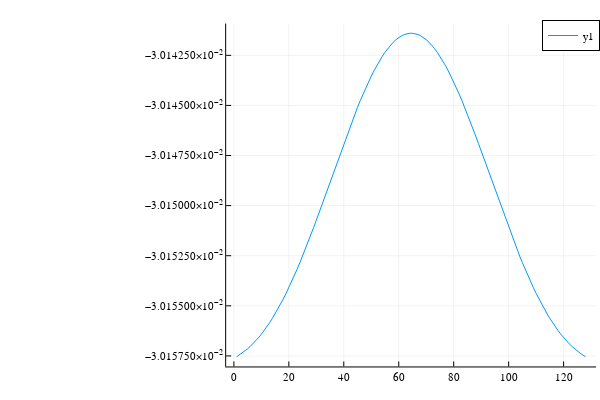

The notebook cell this image was saved under:
### Code cell
step = 0.0001
rfocinv = 4 * rf * GAMMA * dt / 1000 / 1000
niters = 1000
g = b1 -> ForwardDiff.gradient(myBlochSimErr, b1)
#h = x -> ForwardDiff.hessian(myBlochSimErr, x)
Mx0 = 0
My0 = 0
Mz0 = 1.0
@showprogress 1 "Computing..." for nn = 1 : niters
    J = zeros(N, 1)
    #H = zeros(nrf, nrf)
    for ii = 1 : N * os
        rfg = [rfocinv * b1[ii]; 2 * π * 0 / N; Mx0; My0; Mz0; 
            Mxd[ii]; Myd[ii]; Mzd[ii]; w[ii]]
        J += g(rfg)[1 : end - 8] 
        #H += h(rfg)[1 : end - 4, 1 : end - 4]
    end
    #rfoc -= (H \ J) 
    rfocinv -= step * J
end
plot(rfocinv)

### Figure 1 — Plotly figure (JSON) as saved in the notebook; plotly's stock layout.template omitted (floating-point values rounded to 4 significant figures)
{"data": [{"colorbar": {"title": ""}, "legendgroup": "y1", "line": {"color": "rgba(0, 154, 250, 1.000)", "dash": "solid", "shape": "linear", "width": 1}, "mode": "lines", "name": "y1", "showlegend": true, "type": "scatter", "x": [1, 2, 3, 4, 5, 6, 7, 8, 9, 10, 11, 12, 13, 14, 15, 16, 17, 18, 19, 20, 21, 22, 23, 24, 25, 26, 27, 28, 29, 30, 31, 32, 33, 34, 35, 36, 37, 38, 39, 40, 41, 42, 43, 44, 45, 46, 47, 48, 49, 50, 51, 52, 53, 54, 55, 56, 57, 58, 59, 60, 61, 62, 63, 64, 65, 66, 67, 68, 69, 70, 71, 72, 73, 74, 75, 76, 77, 78, 79, 80, 81, 82, 83, 84, 85, 86, 87, 88, 89, 90, 91, 92, 93, 94, 95, 96, 97, 98, 99, 100, 101, 102, 103, 104, 105, 106, 107, 108, 109, 110, 111, 112, 113, 114, 115, 116, 117, 118, 119, 120, 121, 122, 123, 124, 125, 126, 127, 128], "xaxis": "x", "y": [-0.03016, -0.03016, -0.03016, -0.03016, -0.03016, -0.03016, -0.03016, -0.03016, -0.03016, -0.03016, -0.03016, -0.03016, -0.03016, -0.03016, -0.03016, -0.03016, -0.03015, -0.03015, -0.03015, -0.03015, -0.03015, -0.03015, -0.03015, -0.03015, -0.03015, -0.03015, -0.03015, -0.03015, -0.03015, -0.03015, -0.03015, -0.03015, -0.03015, -0.03015, -0.03015, -0.03015, -0.03015, -0.03015, -0.03015, -0.03015, -0.03015, -0.03015, -0.03015, -0.03015, -0.03015, -0.03014, -0.03014, -0.03014, -0.03014, -0.03014, -0.03014, -0.03014, -0.03014, -0.03014, -0.03014, -0.03014, -0.03014, -0.03014, -0.03014, -0.03014, -0.03014, -0.03014, -0.03014, -0.03014, -0.03014, -0.03014, -0.03014, -0.03014, -0.03014, -0.03014, -0.03014, -0.03014, -0.03014, -0.03014, -0.03014, -0.03014, -0.03014, -0.03014, -0.03014, -0.03014, -0.03014, -0.03014, -0.03014, -0.03015, -0.03015, -0.03015, -0.03015, -0.03015, -0.03015, -0.03015, -0.03015, -0.03015, -0.03015, -0.03015, -0.03015, -0.03015, -0.03015, -0.03015, -0.03015, -0.03015, -0.03015, -0.03015, -0.03015, -0.03015, -0.03015, -0.03015, -0.03015, -0.03015, -0.03015, -0.03015, -0.03015, -0.03015, -0.03016, -0.03016, -0.03016, -0.03016, -0.03016, -0.03016, -0.03016, -0.03016, -0.03016, -0.03016, -0.03016, -0.03016, -0.03016, -0.03016, -0.03016, -0.03016], "yaxis": "y", "zmax": null, "zmin": null}], "layout": {"annotations": [], "height": 400, "legend": {"bgcolor": "rgba(255, 255, 255, 1.000)", "bordercolor": "rgba(0, 0, 0, 1.000)", "borderwidth": 1, "font": {"color": "rgba(0, 0, 0, 1.000)", "family": "sans-serif", "size": 11}, "title": {"font": {"color": "rgba(0, 0, 0, 1.000)", "family": "sans-serif", "size": 15}, "text": ""}, "tracegroupgap": 0, "traceorder": "normal", "x": 1, "xanchor": "auto", "y": 1, "yanchor": "auto"}, "margin": {"b": 20, "l": 0, "r": 0, "t": 20}, "paper_bgcolor": "rgba(255, 255, 255, 1.000)", "plot_bgcolor": "rgba(255, 255, 255, 1.000)", "showlegend": true, "width": 600, "xaxis": {"anchor": "y", "domain": [0.3769, 0.9934], "gridcolor": "rgba(0, 0, 0, 0.100)", "gridwidth": 0.5, "linecolor": "rgba(0, 0, 0, 1.000)", "mirror": false, "range": [-2.81, 131.8], "showgrid": true, "showline": true, "showticklabels": true, "tickangle": 0, "tickcolor": "rgb(0, 0, 0)", "tickfont": {"color": "rgba(0, 0, 0, 1.000)", "family": "sans-serif", "size": 11}, "tickmode": "array", "ticks": "inside", "ticktext": ["0", "20", "40", "60", "80", "100", "120"], "tickvals": [0, 20, 40, 60, 80, 100, 120], "title": "", "titlefont": {"color": "rgba(0, 0, 0, 1.000)", "family": "sans-serif", "size": 15}, "type": "-", "visible": true, "zeroline": false, "zerolinecolor": "rgba(0, 0, 0, 1.000)"}, "yaxis": {"anchor": "x", "domain": [0.03762, 0.9902], "gridcolor": "rgba(0, 0, 0, 0.100)", "gridwidth": 0.5, "linecolor": "rgba(0, 0, 0, 1.000)", "mirror": false, "range": [-0.03016, -0.03014], "showgrid": true, "showline": true, "showticklabels": true, "tickangle": 0, "tickcolor": "rgb(0, 0, 0)", "tickfont": {"color": "rgba(0, 0, 0, 1.000)", "family": "sans-serif", "size": 11}, "tickmode": "array", "ticks": "inside", "ticktext": ["−3.015750×10<sup>−2</sup>", "−3.015500×10<sup>−2</sup>", "−3.015250×10<sup>−2</sup>", "−3.015000×10<sup>−2</sup>", "−3.014750×10<sup>−2</sup>", "−3.014500×10<sup>−2</sup>", "−3.014250×10<sup>−2</sup>"], "tickvals": [-0.03016, -0.03015, -0.03015, -0.03015, -0.03015, -0.03014, -0.03014], "title": "", "titlefont": {"color": "rgba(0, 0, 0, 1.000)", "family": "sans-serif", "size": 15}, "type": "-", "visible": true, "zeroline": false, "zerolinecolor": "rgba(0, 0, 0, 1.000)"}}}
